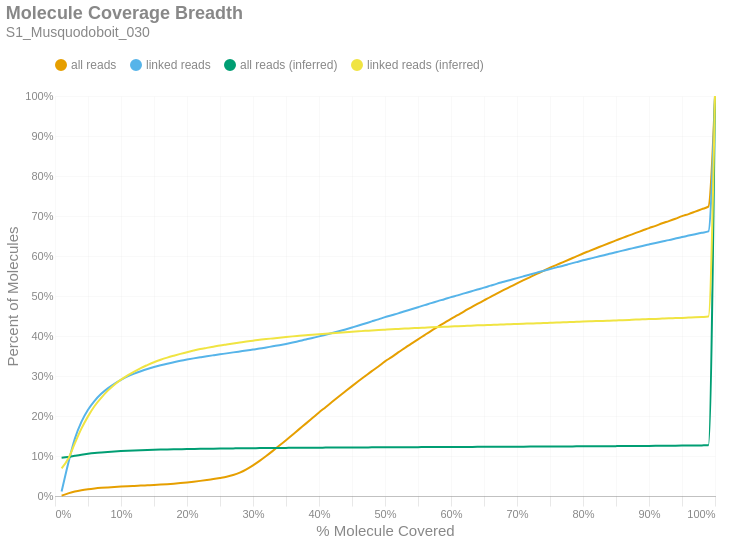

The notebook cell saved with this chart:
### Markdown cell above
### Molecule Read Coverage
This chart shows molecule coverage breadth as computed by the number of bases aligned to that molecule. In other words, "*how much of each unique long molecule is actually sequenced/aligned?*" Keep in mind there is a distinction between sequences and alignments, since some sequences belonging to a particular molecule may not align well and wouldn't appear in the alignment data. This chart also shows molecule coverage breadth as computed by the *inferred fragment* from which the aligned sequences originate. Unlike read coverage, this calculation takes into account the total insert size, including unsequenced gaps between the forward and reverse reads. Like the previous figures, these are cumulative percents.

### Code cell
if SKIPLR:
    print_html(f"Skipped")
else:
    binned_df = consolidated_hist(valids['coverage_bp'], mask, 0.01, True)
    binned_df_inf = consolidated_hist(valids['coverage_inserts'], mask, 0.01, True)
    binned_df = binned_df.with_columns(pl.lit(binned_df_inf['all reads (cumsum)']).alias('all reads (inferred)'))
    binned_df = binned_df.with_columns(pl.lit(binned_df_inf['linked reads (cumsum)']).alias('linked reads (inferred)'))
    binned_df = binned_df.with_columns(
        (pl.col('bin').cast(pl.Float64) + 0.01).alias('right_edge')
    )

    with SafeRender(binned_df):
        (
            density_plot(binned_df, 'Molecule Coverage Breadth', samplename, 'molcov', ['all reads (inferred)','linked reads (inferred)'])
            .encode(
                #x=alt.X('bin:Q', title="% Molecule Covered").axis(format = '%').scale(padding=0),
                x=alt.X('right_edge:Q', title="% Molecule Covered").axis(format='%').scale(padding=0),
                y=alt.Y('value:Q', title='Percent of Molecules')
                    .axis(format='%')
                    .stack(False)
                    .scale(domainMin=0, padding=0),
                color=alt.Color("key:N").scale(domain = ["all reads", "linked reads", "all reads (inferred)", "linked reads (inferred)"]),
                tooltip = [
                    alt.Tooltip("key:N", title = "Data Type"),
                    alt.Tooltip("range_label:N", title="% Molecule Covered"),
                    alt.Tooltip("value:Q", format = ".2%", title="% Molecules")
                ]
            )
        ).display()

### Figure 1 — Vega-Lite specification as saved in the notebook (floating-point values rounded to 4 significant figures)
{"width": "container", "height": 400, "config": {"title": {"anchor": "start", "dy": -15, "fontSize": 18, "color": "#888888", "subtitleColor": "#888888", "subtitleFontSize": 14}, "arc": {"fill": "#0072B2"}, "axis": {"domainColor": "#888888", "domainWidth": 0.5, "gridWidth": 0.2, "grid": false, "titleFontWeight": 400, "titleFontSize": 15, "labelFontSize": 11, "labelColor": "#888888", "tickColor": "#888888", "tickWidth": 0.2, "titleColor": "#888888"}, "axisBand": {"grid": false}, "axisX": {"grid": true, "tickSize": 10, "domainCap": "round"}, "axisY": {"domain": false, "grid": true, "tickSize": 0, "domainCap": "round"}, "background": "transparent", "header": {"labelFontSize": 15, "labelColor": "#888888", "titleFontSize": 15, "titleFontWeight": 600, "titleColor": "#888888"}, "legend": {"labelFont": "sans-serif", "labelFontSize": 12, "labelColor": "#888888", "symbolSize": 100, "symbolType": "circle", "titleFontSize": 12, "titlePadding": 10, "titleColor": "#888888", "title": null, "orient": "top"}, "range": {"category": ["#E69F00", "#56B4E9", "#009E73", "#F0E442", "#0072B2", "#D55E00", "#CC79A7", "#000000"], "diverging": ["#cfe8f3", "#a2d4ec", "#73bfe2", "#46abdb", "#1696d2", "#12719e"]}, "area": {"fill": "#0072B2", "fillOpacity": 0.7, "line": true, "strokeOpacity": 0.7}, "line": {"color": "#0072B2", "stroke": "#0072B2", "strokeWidth": 2}, "trail": {"color": "#0072B2", "stroke": "#0072B2", "strokeWidth": 0, "size": 1}, "point": {"filled": true, "fillOpacity": 1.0, "size": 95}, "text": {"color": "#888888", "fontSize": 11, "align": "right", "fontWeight": 400, "size": 11}, "bar": {"fill": "#0072B2", "stroke": null}, "view": {"stroke": null, "continuousWidth": 660, "continuousHeight": 400}}, "data": {"name": "data-d4f6996ab58f179b5613e738902e33eb"}, "mark": {"type": "line", "interpolate": "monotone", "point": {"opacity": 0, "size": 275}}, "encoding": {"color": {"field": "key", "scale": {"domain": ["all reads", "linked reads", "all reads (inferred)", "linked reads (inferred)"]}, "type": "nominal"}, "tooltip": [{"field": "key", "title": "Data Type", "type": "nominal"}, {"field": "range_label", "title": "% Molecule Covered", "type": "nominal"}, {"field": "value", "format": ".2%", "title": "% Molecules", "type": "quantitative"}], "x": {"axis": {"format": "%"}, "field": "right_edge", "scale": {"padding": 0}, "title": "% Molecule Covered", "type": "quantitative"}, "y": {"axis": {"format": "%"}, "field": "value", "scale": {"domainMin": 0, "padding": 0}, "stack": false, "title": "Percent of Molecules", "type": "quantitative"}}, "params": [{"name": "param_c36ac31b6afebe62", "select": {"type": "point", "fields": ["key"]}, "bind": "legend"}], "title": {"text": "Molecule Coverage Breadth", "subtitle": "S1_Musquodoboit_030"}, "transform": [{"fold": ["all reads (cumsum)", "linked reads (cumsum)", "all reads (inferred)", "linked reads (inferred)"]}, {"calculate": "replace(datum.key, ' (cumsum)', '')", "as": "key"}, {"filter": {"param": "param_c36ac31b6afebe62"}}], "usermeta": {"embedOptions": {"downloadFileName": "S1_Musquodoboit_030.molcov"}}, "$schema": "https://vega.github.io/schema/vega-lite/v6.1.0.json", "datasets": {"data-d4f6996ab58f179b5613e738902e33eb": [{"bin": "0.0", "interval": "0.0-0.01", "all reads": 0.001027, "linked reads": 0.01108, "all reads (cumsum)": 0.001027, "linked reads (cumsum)": 0.01108, "range_label": "0.0-0.01", "all reads (inferred)": 0.09565, "linked reads (inferred)": 0.06901, "right_edge": 0.01}, {"bin": "0.01", "interval": "0.01-0.02", "all reads": 0.005431, "linked reads": 0.07036, "all reads (cumsum)": 0.006458, "linked reads (cumsum)": 0.08144, "range_label": "0.01-0.02", "all reads (inferred)": 0.09754, "linked reads (inferred)": 0.093, "right_edge": 0.02}, {"bin": "0.02", "interval": "0.02-0.03", "all reads": 0.004714, "linked reads": 0.06148, "all reads (cumsum)": 0.01117, "linked reads (cumsum)": 0.1429, "range_label": "0.02-0.03", "all reads (inferred)": 0.1004, "linked reads (inferred)": 0.1315, "right_edge": 0.03}, {"bin": "0.03", "interval": "0.03-0.04", "all reads": 0.003343, "linked reads": 0.04222, "all reads (cumsum)": 0.01451, "linked reads (cumsum)": 0.1851, "range_label": "0.03-0.04", "all reads (inferred)": 0.1032, "linked reads (inferred)": 0.1683, "right_edge": 0.04}, {"bin": "0.04", "interval": "0.04-0.05", "all reads": 0.00244, "linked reads": 0.03031, "all reads (cumsum)": 0.01695, "linked reads (cumsum)": 0.2154, "range_label": "0.04-0.05", "all reads (inferred)": 0.1055, "linked reads (inferred)": 0.1991, "right_edge": 0.05}, {"bin": "0.05", "interval": "0.05-0.06", "all reads": 0.001884, "linked reads": 0.02235, "all reads (cumsum)": 0.01884, "linked reads (cumsum)": 0.2378, "range_label": "0.05-0.06", "all reads (inferred)": 0.1074, "linked reads (inferred)": 0.225, "right_edge": 0.06}, {"bin": "0.06", "interval": "0.06-0.07", "all reads": 0.00149, "linked reads": 0.01763, "all reads (cumsum)": 0.02033, "linked reads (cumsum)": 0.2554, "range_label": "0.06-0.07", "all reads (inferred)": 0.1089, "linked reads (inferred)": 0.2455, "right_edge": 0.07}, {"bin": "0.07", "interval": "0.07-0.08", "all reads": 0.001188, "linked reads": 0.01374, "all reads (cumsum)": 0.02152, "linked reads (cumsum)": 0.2692, "range_label": "0.07-0.08", "all reads (inferred)": 0.1103, "linked reads (inferred)": 0.2634, "right_edge": 0.08}, {"bin": "0.08", "interval": "0.08-0.09", "all reads": 0.00106, "linked reads": 0.01143, "all reads (cumsum)": 0.02258, "linked reads (cumsum)": 0.2806, "range_label": "0.08-0.09", "all reads (inferred)": 0.1114, "linked reads (inferred)": 0.2784, "right_edge": 0.09}, {"bin": "0.09", "interval": "0.09-0.1", "all reads": 0.0009517, "linked reads": 0.009727, "all reads (cumsum)": 0.02353, "linked reads (cumsum)": 0.2903, "range_label": "0.09-0.1", "all reads (inferred)": 0.1123, "linked reads (inferred)": 0.2908, "right_edge": 0.1}, {"bin": "0.1", "interval": "0.1-0.11", "all reads": 0.0008721, "linked reads": 0.00853, "all reads (cumsum)": 0.0244, "linked reads (cumsum)": 0.2989, "range_label": "0.1-0.11", "all reads (inferred)": 0.1131, "linked reads (inferred)": 0.3017, "right_edge": 0.11}, {"bin": "0.11", "interval": "0.11-0.12", "all reads": 0.0007949, "linked reads": 0.006957, "all reads (cumsum)": 0.02519, "linked reads (cumsum)": 0.3058, "range_label": "0.11-0.12", "all reads (inferred)": 0.1138, "linked reads (inferred)": 0.3111, "right_edge": 0.12}, {"bin": "0.12", "interval": "0.12-0.13", "all reads": 0.0007836, "linked reads": 0.006099, "all reads (cumsum)": 0.02598, "linked reads (cumsum)": 0.3119, "range_label": "0.12-0.13", "all reads (inferred)": 0.1144, "linked reads (inferred)": 0.3199, "right_edge": 0.13}, {"bin": "0.13", "interval": "0.13-0.14", "all reads": 0.0007884, "linked reads": 0.005525, "all reads (cumsum)": 0.02677, "linked reads (cumsum)": 0.3174, "range_label": "0.13-0.14", "all reads (inferred)": 0.115, "linked reads (inferred)": 0.3274, "right_edge": 0.14}, {"bin": "0.14", "interval": "0.14-0.15", "all reads": 0.0007862, "linked reads": 0.004902, "all reads (cumsum)": 0.02755, "linked reads (cumsum)": 0.3223, "range_label": "0.14-0.15", "all reads (inferred)": 0.1155, "linked reads (inferred)": 0.3344, "right_edge": 0.15}, {"bin": "0.15", "interval": "0.15-0.16", "all reads": 0.0009206, "linked reads": 0.004337, "all reads (cumsum)": 0.02847, "linked reads (cumsum)": 0.3267, "range_label": "0.15-0.16", "all reads (inferred)": 0.116, "linked reads (inferred)": 0.3405, "right_edge": 0.16}, {"bin": "0.16", "interval": "0.16-0.17", "all reads": 0.00109, "linked reads": 0.00403, "all reads (cumsum)": 0.02956, "linked reads (cumsum)": 0.3307, "range_label": "0.16-0.17", "all reads (inferred)": 0.1163, "linked reads (inferred)": 0.3459, "right_edge": 0.17}, {"bin": "0.17", "interval": "0.17-0.18", "all reads": 0.001279, "linked reads": 0.003668, "all reads (cumsum)": 0.03084, "linked reads (cumsum)": 0.3344, "range_label": "0.17-0.18", "all reads (inferred)": 0.1167, "linked reads (inferred)": 0.3507, "right_edge": 0.18}, {"bin": "0.18", "interval": "0.18-0.19", "all reads": 0.00149, "linked reads": 0.003542, "all reads (cumsum)": 0.03233, "linked reads (cumsum)": 0.3379, "range_label": "0.18-0.19", "all reads (inferred)": 0.117, "linked reads (inferred)": 0.3552, "right_edge": 0.19}, {"bin": "0.19", "interval": "0.19-0.2", "all reads": 0.001668, "linked reads": 0.003194, "all reads (cumsum)": 0.034, "linked reads (cumsum)": 0.3411, "range_label": "0.19-0.2", "all reads (inferred)": 0.1174, "linked reads (inferred)": 0.3596, "right_edge": 0.2}, {"bin": "0.2", "interval": "0.2-0.21", "all reads": 0.001811, "linked reads": 0.002918, "all reads (cumsum)": 0.03581, "linked reads (cumsum)": 0.344, "range_label": "0.2-0.21", "all reads (inferred)": 0.1177, "linked reads (inferred)": 0.3635, "right_edge": 0.21}, {"bin": "0.21", "interval": "0.21-0.22", "all reads": 0.002009, "linked reads": 0.002697, "all reads (cumsum)": 0.03782, "linked reads (cumsum)": 0.3467, "range_label": "0.21-0.22", "all reads (inferred)": 0.118, "linked reads (inferred)": 0.3673, "right_edge": 0.22}, {"bin": "0.22", "interval": "0.22-0.23", "all reads": 0.002208, "linked reads": 0.002638, "all reads (cumsum)": 0.04003, "linked reads (cumsum)": 0.3494, "range_label": "0.22-0.23", "all reads (inferred)": 0.1182, "linked reads (inferred)": 0.3703, "right_edge": 0.23}, {"bin": "0.23", "interval": "0.23-0.24", "all reads": 0.002374, "linked reads": 0.002489, "all reads (cumsum)": 0.0424, "linked reads (cumsum)": 0.3519, "range_label": "0.23-0.24", "all reads (inferred)": 0.1184, "linked reads (inferred)": 0.3733, "right_edge": 0.24}, {"bin": "0.24", "interval": "0.24-0.25", "all reads": 0.002715, "linked reads": 0.002431, "all reads (cumsum)": 0.04512, "linked reads (cumsum)": 0.3543, "range_label": "0.24-0.25", "all reads (inferred)": 0.1186, "linked reads (inferred)": 0.3763, "right_edge": 0.25}, {"bin": "0.25", "interval": "0.25-0.26", "all reads": 0.003032, "linked reads": 0.002286, "all reads (cumsum)": 0.04815, "linked reads (cumsum)": 0.3566, "range_label": "0.25-0.26", "all reads (inferred)": 0.1188, "linked reads (inferred)": 0.3788, "right_edge": 0.26}, {"bin": "0.26", "interval": "0.26-0.27", "all reads": 0.004241, "linked reads": 0.002516, "all reads (cumsum)": 0.05239, "linked reads (cumsum)": 0.3591, "range_label": "0.26-0.27", "all reads (inferred)": 0.119, "linked reads (inferred)": 0.3814, "right_edge": 0.27}, {"bin": "0.27", "interval": "0.27-0.28", "all reads": 0.00611, "linked reads": 0.002295, "all reads (cumsum)": 0.0585, "linked reads (cumsum)": 0.3614, "range_label": "0.27-0.28", "all reads (inferred)": 0.1192, "linked reads (inferred)": 0.3838, "right_edge": 0.28}, {"bin": "0.28", "interval": "0.28-0.29", "all reads": 0.0083, "linked reads": 0.002236, "all reads (cumsum)": 0.0668, "linked reads (cumsum)": 0.3636, "range_label": "0.28-0.29", "all reads (inferred)": 0.1194, "linked reads (inferred)": 0.3862, "right_edge": 0.29}, {"bin": "0.29", "interval": "0.29-0.3", "all reads": 0.009979, "linked reads": 0.002521, "all reads (cumsum)": 0.07678, "linked reads (cumsum)": 0.3661, "range_label": "0.29-0.3", "all reads (inferred)": 0.1196, "linked reads (inferred)": 0.3884, "right_edge": 0.3}, {"bin": "0.3", "interval": "0.3-0.31", "all reads": 0.01118, "linked reads": 0.002412, "all reads (cumsum)": 0.08796, "linked reads (cumsum)": 0.3686, "range_label": "0.3-0.31", "all reads (inferred)": 0.1197, "linked reads (inferred)": 0.3905, "right_edge": 0.31}, {"bin": "0.31", "interval": "0.31-0.32", "all reads": 0.01213, "linked reads": 0.002801, "all reads (cumsum)": 0.1001, "linked reads (cumsum)": 0.3714, "range_label": "0.31-0.32", "all reads (inferred)": 0.1199, "linked reads (inferred)": 0.3923, "right_edge": 0.32}, {"bin": "0.32", "interval": "0.32-0.33", "all reads": 0.0128, "linked reads": 0.002923, "all reads (cumsum)": 0.1129, "linked reads (cumsum)": 0.3743, "range_label": "0.32-0.33", "all reads (inferred)": 0.12, "linked reads (inferred)": 0.394, "right_edge": 0.33}, {"bin": "0.33", "interval": "0.33-0.34", "all reads": 0.01321, "linked reads": 0.002815, "all reads (cumsum)": 0.1261, "linked reads (cumsum)": 0.3771, "range_label": "0.33-0.34", "all reads (inferred)": 0.1201, "linked reads (inferred)": 0.3958, "right_edge": 0.34}, {"bin": "0.34", "interval": "0.34-0.35", "all reads": 0.01342, "linked reads": 0.003126, "all reads (cumsum)": 0.1395, "linked reads (cumsum)": 0.3802, "range_label": "0.34-0.35", "all reads (inferred)": 0.1203, "linked reads (inferred)": 0.3975, "right_edge": 0.35}, {"bin": "0.35", "interval": "0.35-0.36", "all reads": 0.01382, "linked reads": 0.003434, "all reads (cumsum)": 0.1533, "linked reads (cumsum)": 0.3836, "range_label": "0.35-0.36", "all reads (inferred)": 0.1204, "linked reads (inferred)": 0.3991, "right_edge": 0.36}, {"bin": "0.36", "interval": "0.36-0.37", "all reads": 0.01383, "linked reads": 0.003745, "all reads (cumsum)": 0.1672, "linked reads (cumsum)": 0.3874, "range_label": "0.36-0.37", "all reads (inferred)": 0.1205, "linked reads (inferred)": 0.4005, "right_edge": 0.37}, {"bin": "0.37", "interval": "0.37-0.38", "all reads": 0.01377, "linked reads": 0.003646, "all reads (cumsum)": 0.1809, "linked reads (cumsum)": 0.391, "range_label": "0.37-0.38", "all reads (inferred)": 0.1206, "linked reads (inferred)": 0.4019, "right_edge": 0.38}, {"bin": "0.38", "interval": "0.38-0.39", "all reads": 0.01393, "linked reads": 0.004021, "all reads (cumsum)": 0.1949, "linked reads (cumsum)": 0.3951, "range_label": "0.38-0.39", "all reads (inferred)": 0.1207, "linked reads (inferred)": 0.4033, "right_edge": 0.39}, {"bin": "0.39", "interval": "0.39-0.4", "all reads": 0.01394, "linked reads": 0.003998, "all reads (cumsum)": 0.2088, "linked reads (cumsum)": 0.3991, "range_label": "0.39-0.4", "all reads (inferred)": 0.1208, "linked reads (inferred)": 0.4046, "right_edge": 0.4}, {"bin": "0.4", "interval": "0.4-0.41", "all reads": 0.01322, "linked reads": 0.004125, "all reads (cumsum)": 0.222, "linked reads (cumsum)": 0.4032, "range_label": "0.4-0.41", "all reads (inferred)": 0.1209, "linked reads (inferred)": 0.4059, "right_edge": 0.41}, {"bin": "0.41", "interval": "0.41-0.42", "all reads": 0.01342, "linked reads": 0.004143, "all reads (cumsum)": 0.2354, "linked reads (cumsum)": 0.4073, "range_label": "0.41-0.42", "all reads (inferred)": 0.121, "linked reads (inferred)": 0.4071, "right_edge": 0.42}, {"bin": "0.42", "interval": "0.42-0.43", "all reads": 0.01338, "linked reads": 0.004409, "all reads (cumsum)": 0.2488, "linked reads (cumsum)": 0.4117, "range_label": "0.42-0.43", "all reads (inferred)": 0.1211, "linked reads (inferred)": 0.4084, "right_edge": 0.43}, {"bin": "0.43", "interval": "0.43-0.44", "all reads": 0.013, "linked reads": 0.004649, "all reads (cumsum)": 0.2618, "linked reads (cumsum)": 0.4164, "range_label": "0.43-0.44", "all reads (inferred)": 0.1212, "linked reads (inferred)": 0.4096, "right_edge": 0.44}, {"bin": "0.44", "interval": "0.44-0.45", "all reads": 0.01285, "linked reads": 0.004915, "all reads (cumsum)": 0.2747, "linked reads (cumsum)": 0.4213, "range_label": "0.44-0.45", "all reads (inferred)": 0.1213, "linked reads (inferred)": 0.4106, "right_edge": 0.45}, {"bin": "0.45", "interval": "0.45-0.46", "all reads": 0.01267, "linked reads": 0.004965, "all reads (cumsum)": 0.2873, "linked reads (cumsum)": 0.4263, "range_label": "0.45-0.46", "all reads (inferred)": 0.1214, "linked reads (inferred)": 0.4117, "right_edge": 0.46}, {"bin": "0.46", "interval": "0.46-0.47", "all reads": 0.01245, "linked reads": 0.005128, "all reads (cumsum)": 0.2998, "linked reads (cumsum)": 0.4314, "range_label": "0.46-0.47", "all reads (inferred)": 0.1215, "linked reads (inferred)": 0.4129, "right_edge": 0.47}, {"bin": "0.47", "interval": "0.47-0.48", "all reads": 0.01235, "linked reads": 0.005087, "all reads (cumsum)": 0.3121, "linked reads (cumsum)": 0.4365, "range_label": "0.47-0.48", "all reads (inferred)": 0.1216, "linked reads (inferred)": 0.4138, "right_edge": 0.48}, {"bin": "0.48", "interval": "0.48-0.49", "all reads": 0.01171, "linked reads": 0.005128, "all reads (cumsum)": 0.3238, "linked reads (cumsum)": 0.4416, "range_label": "0.48-0.49", "all reads (inferred)": 0.1217, "linked reads (inferred)": 0.4149, "right_edge": 0.49}, {"bin": "0.49", "interval": "0.49-0.5", "all reads": 0.01273, "linked reads": 0.005561, "all reads (cumsum)": 0.3366, "linked reads (cumsum)": 0.4472, "range_label": "0.49-0.5", "all reads (inferred)": 0.1218, "linked reads (inferred)": 0.4159, "right_edge": 0.5}, {"bin": "0.5", "interval": "0.5-0.51", "all reads": 0.01067, "linked reads": 0.004775, "all reads (cumsum)": 0.3472, "linked reads (cumsum)": 0.4519, "range_label": "0.5-0.51", "all reads (inferred)": 0.1219, "linked reads (inferred)": 0.4169, "right_edge": 0.51}, {"bin": "0.51", "interval": "0.51-0.52", "all reads": 0.01177, "linked reads": 0.004635, "all reads (cumsum)": 0.359, "linked reads (cumsum)": 0.4566, "range_label": "0.51-0.52", "all reads (inferred)": 0.122, "linked reads (inferred)": 0.4177, "right_edge": 0.52}, {"bin": "0.52", "interval": "0.52-0.53", "all reads": 0.01103, "linked reads": 0.005177, "all reads (cumsum)": 0.3701, "linked reads (cumsum)": 0.4618, "range_label": "0.52-0.53", "all reads (inferred)": 0.122, "linked reads (inferred)": 0.4185, "right_edge": 0.53}, {"bin": "0.53", "interval": "0.53-0.54", "all reads": 0.01105, "linked reads": 0.00511, "all reads (cumsum)": 0.3811, "linked reads (cumsum)": 0.4669, "range_label": "0.53-0.54", "all reads (inferred)": 0.1221, "linked reads (inferred)": 0.4193, "right_edge": 0.54}, {"bin": "0.54", "interval": "0.54-0.55", "all reads": 0.01057, "linked reads": 0.005173, "all reads (cumsum)": 0.3917, "linked reads (cumsum)": 0.472, "range_label": "0.54-0.55", "all reads (inferred)": 0.1222, "linked reads (inferred)": 0.4201, "right_edge": 0.55}, {"bin": "0.55", "interval": "0.55-0.56", "all reads": 0.01072, "linked reads": 0.005259, "all reads (cumsum)": 0.4024, "linked reads (cumsum)": 0.4773, "range_label": "0.55-0.56", "all reads (inferred)": 0.1223, "linked reads (inferred)": 0.4209, "right_edge": 0.56}, {"bin": "0.56", "interval": "0.56-0.57", "all reads": 0.01055, "linked reads": 0.00492, "all reads (cumsum)": 0.4129, "linked reads (cumsum)": 0.4822, "range_label": "0.56-0.57", "all reads (inferred)": 0.1223, "linked reads (inferred)": 0.4216, "right_edge": 0.57}, {"bin": "0.57", "interval": "0.57-0.58", "all reads": 0.009995, "linked reads": 0.005064, "all reads (cumsum)": 0.4229, "linked reads (cumsum)": 0.4873, "range_label": "0.57-0.58", "all reads (inferred)": 0.1224, "linked reads (inferred)": 0.4224, "right_edge": 0.58}, {"bin": "0.58", "interval": "0.58-0.59", "all reads": 0.01001, "linked reads": 0.004775, "all reads (cumsum)": 0.433, "linked reads (cumsum)": 0.4921, "range_label": "0.58-0.59", "all reads (inferred)": 0.1225, "linked reads (inferred)": 0.4231, "right_edge": 0.59}, {"bin": "0.59", "interval": "0.59-0.6", "all reads": 0.009939, "linked reads": 0.005105, "all reads (cumsum)": 0.4429, "linked reads (cumsum)": 0.4972, "range_label": "0.59-0.6", "all reads (inferred)": 0.1226, "linked reads (inferred)": 0.4238, "right_edge": 0.6}, {"bin": "0.6", "interval": "0.6-0.61", "all reads": 0.009387, "linked reads": 0.004459, "all reads (cumsum)": 0.4523, "linked reads (cumsum)": 0.5016, "range_label": "0.6-0.61", "all reads (inferred)": 0.1226, "linked reads (inferred)": 0.4245, "right_edge": 0.61}, {"bin": "0.61", "interval": "0.61-0.62", "all reads": 0.009507, "linked reads": 0.004884, "all reads (cumsum)": 0.4618, "linked reads (cumsum)": 0.5065, "range_label": "0.61-0.62", "all reads (inferred)": 0.1227, "linked reads (inferred)": 0.4252, "right_edge": 0.62}, {"bin": "0.62", "interval": "0.62-0.63", "all reads": 0.009121, "linked reads": 0.004802, "all reads (cumsum)": 0.4709, "linked reads (cumsum)": 0.5113, "range_label": "0.62-0.63", "all reads (inferred)": 0.1228, "linked reads (inferred)": 0.4258, "right_edge": 0.63}, {"bin": "0.63", "interval": "0.63-0.64", "all reads": 0.009165, "linked reads": 0.004902, "all reads (cumsum)": 0.4801, "linked reads (cumsum)": 0.5162, "range_label": "0.63-0.64", "all reads (inferred)": 0.1229, "linked reads (inferred)": 0.4266, "right_edge": 0.64}, {"bin": "0.64", "interval": "0.64-0.65", "all reads": 0.008885, "linked reads": 0.004662, "all reads (cumsum)": 0.489, "linked reads (cumsum)": 0.5209, "range_label": "0.64-0.65", "all reads (inferred)": 0.1229, "linked reads (inferred)": 0.4271, "right_edge": 0.65}, {"bin": "0.65", "interval": "0.65-0.66", "all reads": 0.009046, "linked reads": 0.005105, "all reads (cumsum)": 0.498, "linked reads (cumsum)": 0.526, "range_label": "0.65-0.66", "all reads (inferred)": 0.123, "linked reads (inferred)": 0.4277, "right_edge": 0.66}, {"bin": "0.66", "interval": "0.66-0.67", "all reads": 0.008514, "linked reads": 0.00497, "all reads (cumsum)": 0.5065, "linked reads (cumsum)": 0.5309, "range_label": "0.66-0.67", "all reads (inferred)": 0.1231, "linked reads (inferred)": 0.4283, "right_edge": 0.67}, {"bin": "0.67", "interval": "0.67-0.68", "all reads": 0.008545, "linked reads": 0.004464, "all reads (cumsum)": 0.5151, "linked reads (cumsum)": 0.5354, "range_label": "0.67-0.68", "all reads (inferred)": 0.1232, "linked reads (inferred)": 0.4289, "right_edge": 0.68}, {"bin": "0.68", "interval": "0.68-0.69", "all reads": 0.008199, "linked reads": 0.004649, "all reads (cumsum)": 0.5233, "linked reads (cumsum)": 0.5401, "range_label": "0.68-0.69", "all reads (inferred)": 0.1232, "linked reads (inferred)": 0.4295, "right_edge": 0.69}, {"bin": "0.69", "interval": "0.69-0.7", "all reads": 0.008316, "linked reads": 0.00454, "all reads (cumsum)": 0.5316, "linked reads (cumsum)": 0.5446, "range_label": "0.69-0.7", "all reads (inferred)": 0.1233, "linked reads (inferred)": 0.4301, "right_edge": 0.7}, {"bin": "0.7", "interval": "0.7-0.71", "all reads": 0.007995, "linked reads": 0.004644, "all reads (cumsum)": 0.5396, "linked reads (cumsum)": 0.5492, "range_label": "0.7-0.71", "all reads (inferred)": 0.1234, "linked reads (inferred)": 0.4307, "right_edge": 0.71}, {"bin": "0.71", "interval": "0.71-0.72", "all reads": 0.007836, "linked reads": 0.004694, "all reads (cumsum)": 0.5474, "linked reads (cumsum)": 0.5539, "range_label": "0.71-0.72", "all reads (inferred)": 0.1235, "linked reads (inferred)": 0.4313, "right_edge": 0.72}, {"bin": "0.72", "interval": "0.72-0.73", "all reads": 0.007754, "linked reads": 0.004581, "all reads (cumsum)": 0.5552, "linked reads (cumsum)": 0.5585, "range_label": "0.72-0.73", "all reads (inferred)": 0.1236, "linked reads (inferred)": 0.4319, "right_edge": 0.73}, {"bin": "0.73", "interval": "0.73-0.74", "all reads": 0.007473, "linked reads": 0.004283, "all reads (cumsum)": 0.5626, "linked reads (cumsum)": 0.5628, "range_label": "0.73-0.74", "all reads (inferred)": 0.1236, "linked reads (inferred)": 0.4324, "right_edge": 0.74}, {"bin": "0.74", "interval": "0.74-0.75", "all reads": 0.007917, "linked reads": 0.004653, "all reads (cumsum)": 0.5706, "linked reads (cumsum)": 0.5675, "range_label": "0.74-0.75", "all reads (inferred)": 0.1237, "linked reads (inferred)": 0.4329, "right_edge": 0.75}, {"bin": "0.75", "interval": "0.75-0.76", "all reads": 0.007115, "linked reads": 0.004156, "all reads (cumsum)": 0.5777, "linked reads (cumsum)": 0.5716, "range_label": "0.75-0.76", "all reads (inferred)": 0.1238, "linked reads (inferred)": 0.4335, "right_edge": 0.76}, {"bin": "0.76", "interval": "0.76-0.77", "all reads": 0.007192, "linked reads": 0.004125, "all reads (cumsum)": 0.5849, "linked reads (cumsum)": 0.5757, "range_label": "0.76-0.77", "all reads (inferred)": 0.1239, "linked reads (inferred)": 0.4342, "right_edge": 0.77}, {"bin": "0.77", "interval": "0.77-0.78", "all reads": 0.007102, "linked reads": 0.004572, "all reads (cumsum)": 0.592, "linked reads (cumsum)": 0.5803, "range_label": "0.77-0.78", "all reads (inferred)": 0.124, "linked reads (inferred)": 0.4347, "right_edge": 0.78}, {"bin": "0.78", "interval": "0.78-0.79", "all reads": 0.006941, "linked reads": 0.004369, "all reads (cumsum)": 0.5989, "linked reads (cumsum)": 0.5847, "range_label": "0.78-0.79", "all reads (inferred)": 0.1241, "linked reads (inferred)": 0.4354, "right_edge": 0.79}, {"bin": "0.79", "interval": "0.79-0.8", "all reads": 0.007345, "linked reads": 0.004473, "all reads (cumsum)": 0.6062, "linked reads (cumsum)": 0.5891, "range_label": "0.79-0.8", "all reads (inferred)": 0.1242, "linked reads (inferred)": 0.436, "right_edge": 0.8}, {"bin": "0.8", "interval": "0.8-0.81", "all reads": 0.00654, "linked reads": 0.00384, "all reads (cumsum)": 0.6128, "linked reads (cumsum)": 0.593, "range_label": "0.8-0.81", "all reads (inferred)": 0.1243, "linked reads (inferred)": 0.4366, "right_edge": 0.81}, {"bin": "0.81", "interval": "0.81-0.82", "all reads": 0.006597, "linked reads": 0.004229, "all reads (cumsum)": 0.6194, "linked reads (cumsum)": 0.5972, "range_label": "0.81-0.82", "all reads (inferred)": 0.1244, "linked reads (inferred)": 0.4373, "right_edge": 0.82}, {"bin": "0.82", "interval": "0.82-0.83", "all reads": 0.006651, "linked reads": 0.004048, "all reads (cumsum)": 0.626, "linked reads (cumsum)": 0.6013, "range_label": "0.82-0.83", "all reads (inferred)": 0.1245, "linked reads (inferred)": 0.4378, "right_edge": 0.83}, {"bin": "0.83", "interval": "0.83-0.84", "all reads": 0.006549, "linked reads": 0.004269, "all reads (cumsum)": 0.6326, "linked reads (cumsum)": 0.6055, "range_label": "0.83-0.84", "all reads (inferred)": 0.1246, "linked reads (inferred)": 0.4384, "right_edge": 0.84}, {"bin": "0.84", "interval": "0.84-0.85", "all reads": 0.006362, "linked reads": 0.003849, "all reads (cumsum)": 0.6389, "linked reads (cumsum)": 0.6094, "range_label": "0.84-0.85", "all reads (inferred)": 0.1247, "linked reads (inferred)": 0.439, "right_edge": 0.85}, {"bin": "0.85", "interval": "0.85-0.86", "all reads": 0.006373, "linked reads": 0.004043, "all reads (cumsum)": 0.6453, "linked reads (cumsum)": 0.6134, "range_label": "0.85-0.86", "all reads (inferred)": 0.1248, "linked reads (inferred)": 0.4396, "right_edge": 0.86}, {"bin": "0.86", "interval": "0.86-0.87", "all reads": 0.006116, "linked reads": 0.003917, "all reads (cumsum)": 0.6514, "linked reads (cumsum)": 0.6173, "range_label": "0.86-0.87", "all reads (inferred)": 0.1249, "linked reads (inferred)": 0.4403, "right_edge": 0.87}, {"bin": "0.87", "interval": "0.87-0.88", "all reads": 0.006262, "linked reads": 0.003971, "all reads (cumsum)": 0.6577, "linked reads (cumsum)": 0.6213, "range_label": "0.87-0.88", "all reads (inferred)": 0.125, "linked reads (inferred)": 0.441, "right_edge": 0.88}, {"bin": "0.88", "interval": "0.88-0.89", "all reads": 0.005961, "linked reads": 0.003854, "all reads (cumsum)": 0.6637, "linked reads (cumsum)": 0.6252, "range_label": "0.88-0.89", "all reads (inferred)": 0.1252, "linked reads (inferred)": 0.4416, "right_edge": 0.89}, {"bin": "0.89", "interval": "0.89-0.9", "all reads": 0.006091, "linked reads": 0.003696, "all reads (cumsum)": 0.6698, "linked reads (cumsum)": 0.6289, "range_label": "0.89-0.9", "all reads (inferred)": 0.1253, "linked reads (inferred)": 0.4422, "right_edge": 0.9}, {"bin": "0.9", "interval": "0.9-0.91", "all reads": 0.005688, "linked reads": 0.003664, "all reads (cumsum)": 0.6754, "linked reads (cumsum)": 0.6325, "range_label": "0.9-0.91", "all reads (inferred)": 0.1254, "linked reads (inferred)": 0.4428, "right_edge": 0.91}, {"bin": "0.91", "interval": "0.91-0.92", "all reads": 0.006372, "linked reads": 0.003592, "all reads (cumsum)": 0.6818, "linked reads (cumsum)": 0.6361, "range_label": "0.91-0.92", "all reads (inferred)": 0.1255, "linked reads (inferred)": 0.4435, "right_edge": 0.92}, {"bin": "0.92", "interval": "0.92-0.93", "all reads": 0.0055, "linked reads": 0.003528, "all reads (cumsum)": 0.6873, "linked reads (cumsum)": 0.6396, "range_label": "0.92-0.93", "all reads (inferred)": 0.1257, "linked reads (inferred)": 0.4442, "right_edge": 0.93}, {"bin": "0.93", "interval": "0.93-0.94", "all reads": 0.005858, "linked reads": 0.003876, "all reads (cumsum)": 0.6932, "linked reads (cumsum)": 0.6435, "range_label": "0.93-0.94", "all reads (inferred)": 0.1258, "linked reads (inferred)": 0.4447, "right_edge": 0.94}, {"bin": "0.94", "interval": "0.94-0.95", "all reads": 0.006425, "linked reads": 0.003935, "all reads (cumsum)": 0.6996, "linked reads (cumsum)": 0.6475, "range_label": "0.94-0.95", "all reads (inferred)": 0.126, "linked reads (inferred)": 0.4453, "right_edge": 0.95}, {"bin": "0.95", "interval": "0.95-0.96", "all reads": 0.005219, "linked reads": 0.003537, "all reads (cumsum)": 0.7048, "linked reads (cumsum)": 0.651, "range_label": "0.95-0.96", "all reads (inferred)": 0.1261, "linked reads (inferred)": 0.4459, "right_edge": 0.96}, {"bin": "0.96", "interval": "0.96-0.97", "all reads": 0.006145, "linked reads": 0.003623, "all reads (cumsum)": 0.711, "linked reads (cumsum)": 0.6546, "range_label": "0.96-0.97", "all reads (inferred)": 0.1263, "linked reads (inferred)": 0.4466, "right_edge": 0.97}, {"bin": "0.97", "interval": "0.97-0.98", "all reads": 0.006321, "linked reads": 0.003361, "all reads (cumsum)": 0.7173, "linked reads (cumsum)": 0.658, "range_label": "0.97-0.98", "all reads (inferred)": 0.1265, "linked reads (inferred)": 0.4475, "right_edge": 0.98}, {"bin": "0.98", "interval": "0.98-0.99", "all reads": 0.00604, "linked reads": 0.003415, "all reads (cumsum)": 0.7233, "linked reads (cumsum)": 0.6614, "range_label": "0.98-0.99", "all reads (inferred)": 0.1268, "linked reads (inferred)": 0.4487, "right_edge": 0.99}, {"bin": "0.99", "interval": "0.99-1.0", "all reads": 0.2767, "linked reads": 0.3386, "all reads (cumsum)": 1.0, "linked reads (cumsum)": 1.0, "range_label": "0.99-1.0", "all reads (inferred)": 1.0, "linked reads (inferred)": 1.0, "right_edge": 1.0}]}}
